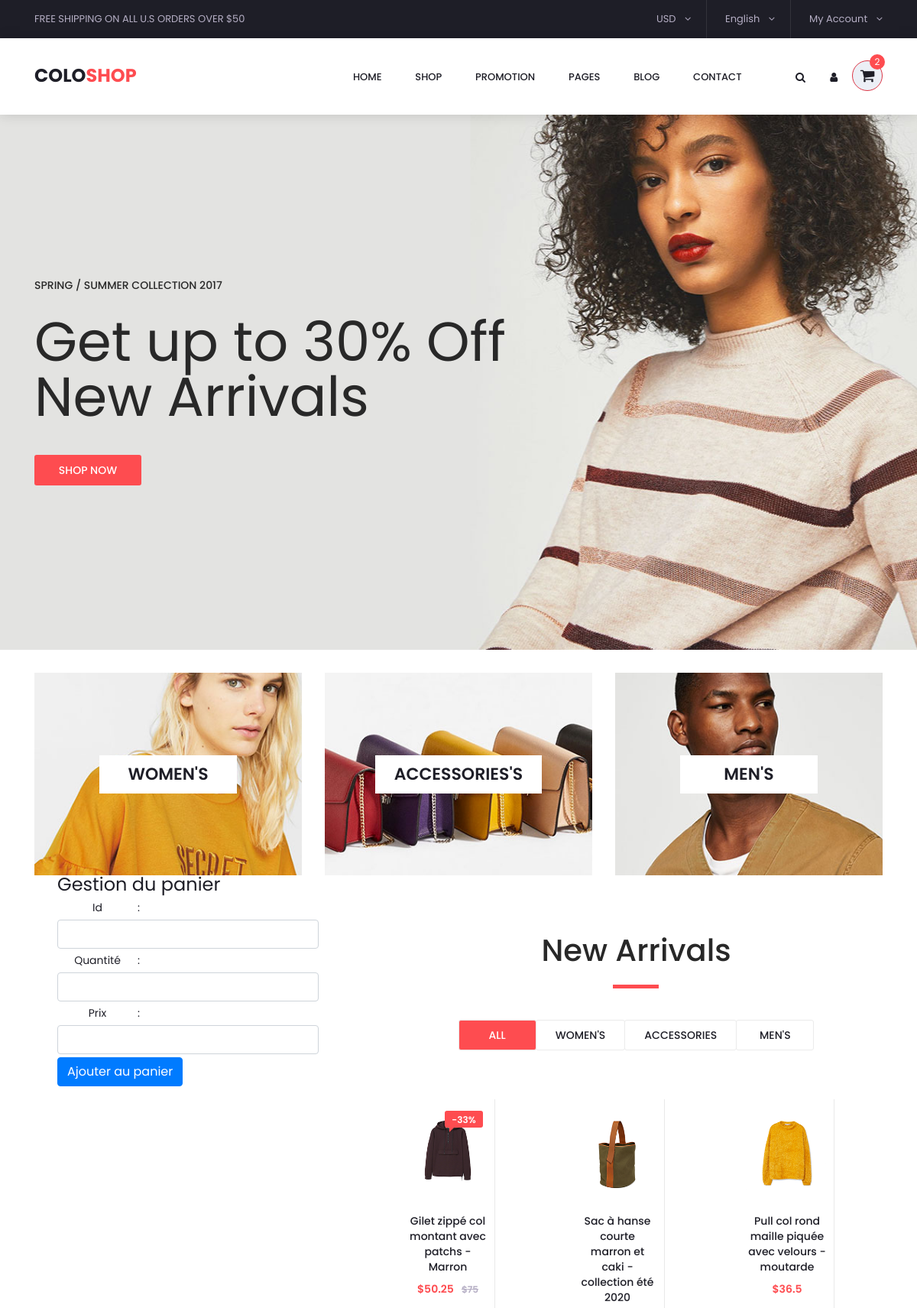
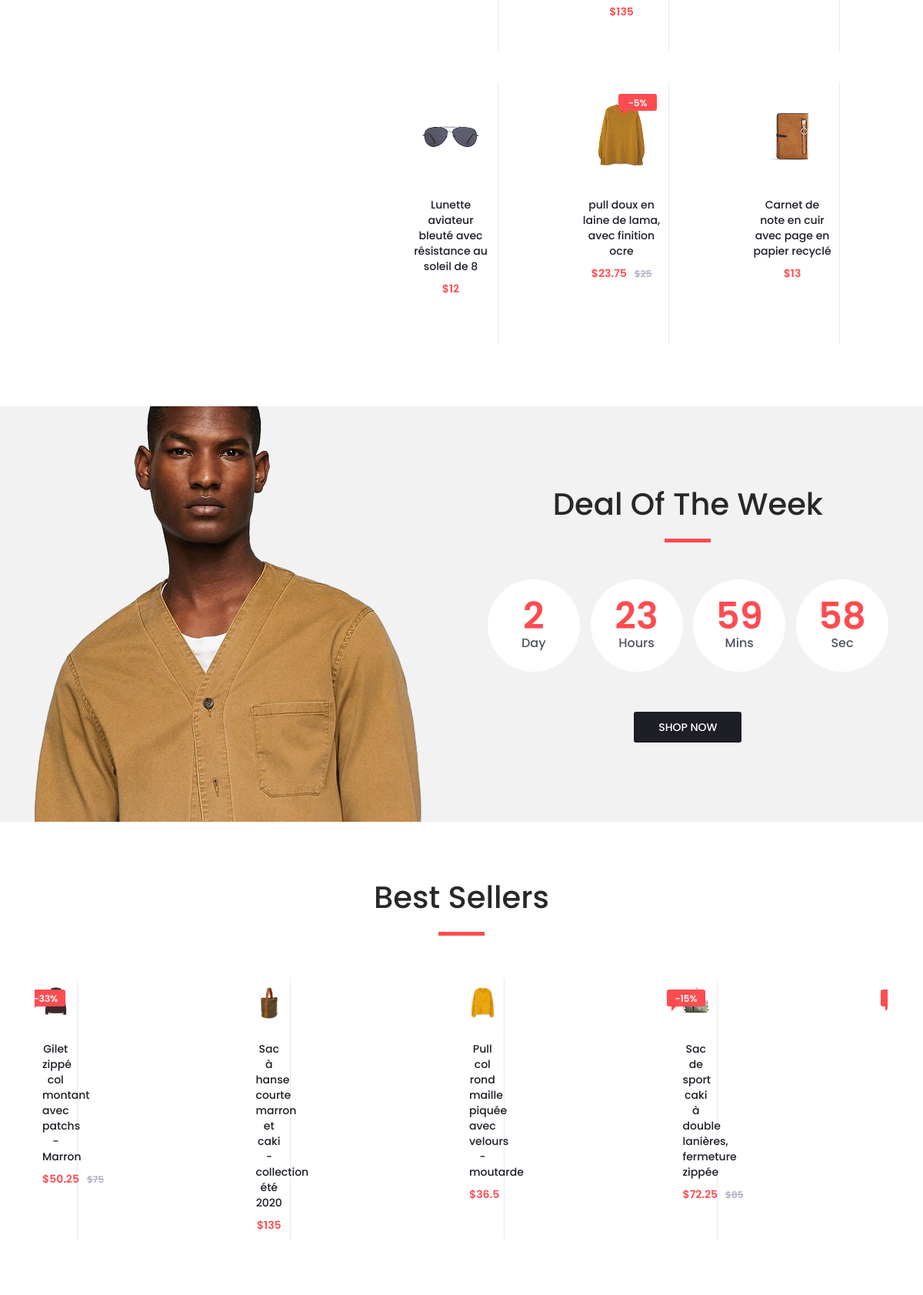
The page / (upper part) on the database its author committed (2 pictures, top to bottom).
### tables this page shows
CREATE TABLE IF NOT EXISTS `product` (
  `id` int(11) NOT NULL AUTO_INCREMENT,
  `name` varchar(255) NOT NULL,
  `price` double NOT NULL,
  `image` varchar(255) NOT NULL,
  `reduction` int(11) DEFAULT NULL,
  `genre` varchar(255) NOT NULL,
  PRIMARY KEY (`id`)
);

### test.php (the view, shortened to what this page needs)
<?php
function ShowProduct($BestSellers)
{
    $mysqli = new mysqli('localhost', 'root', '', 'e-boutique');
    $mysqli->set_charset("utf8");
    $requete = 'SELECT * FROM product';
    $resultat = $mysqli->query($requete);
    while ($product = $resultat->fetch_assoc()) {
?>
        <?php if ($BestSellers == "slider") { ?>
           <div class="owl-item product_slider_item">
            <div class="product-item">
            <div class="product discount">
                <div class="product_image">
                    <?php echo '<img src="images/' . $product['image'] . '" alt=' . $product['image'] . '>'; ?>
                </div>
                <?php if (is_null($product['reduction']) || $product['reduction'] == 0) {
                    echo '<div class="favorite favorite_right"></div>'; ?>
                    <div class="product_info">
                        <h6 class="product_name"><a href="single.php"> <?php echo $product['name']; ?> </a></h6>
                        <div class="product_price">
                            <?php
                            echo '$' . $product['price'];
                            ?>
                        </div>
                    </div>
                <?php } else {
                    echo '<div class="favorite favorite_left"></div>';
                    echo '<div class="product_bubble product_bubble_right product_bubble_red d-flex flex-column align-items-center">
            <span>-' . $product['reduction'] . '%</span></div>'; ?>
                    <div class="product_info">
                        <h6 class="product_name"><a href="single.php"> <?php echo $product['name']; ?> </a></h6>
                        <div class="product_price">
                            <?php
                            echo '$' . ($product['price'] * (1 - $product['reduction'] / 100)) . '<span>$' . $product['price'] . '</span>';
                            ?>
                        </div>
                    </div>
                <?php
                }
                ?>
            </div>
            <div class="red_button add_to_cart_button"><a href="#" onclick="">add to cart</a></div>
            </div>
        <?php echo '</div>';
        } else { ?>
            <?php echo '<div class="product-item ' . $product['genre'] . '">'; ?>
            <div class="product discount product_filter">
                <div class="product_image">
                    <?php echo '<img src="images/' . $product['image'] . '" alt=' . $product['image'] . '>'; ?>
                </div>
                <?php if (is_null($product['reduction']) || $product['reduction'] == 0) {
                    echo '<div class="favorite favorite_right"></div>'; ?>
                    <div class="product_info">
                        <h6 class="product_name"><a href="single.php"> <?php echo $product['name']; ?> </a></h6>
                        <div class="product_price">
                            <?php
                            echo '$' . $product['price'];
                            ?>
                        </div>
                    </div>
                <?php } else {
                    echo '<div class="product_bubble product_bubble_right product_bubble_red d-flex flex-column align-items-center">
                        <span>-' . $product['reduction'] . '%</span></div>'; ?>
                    <div class="product_info">
                        <h6 class="product_name"><a href="single.php"> <?php echo $product['name']; ?> </a></h6>
                        <div class="product_price">
                            <?php
                            echo '$' . ($product['price'] * (1 - $product['reduction'] / 100)) . '<span>$' . $product['price'] . '</span>';
                            ?>
                        </div>
                    </div>
                <?php
                }
                ?>
            </div>
            </div>
        <?php
        }
        ?>
<?php
    }
}
?>

### index.php (shortened to what this page needs)
<?php session_start();
include_once("test.php");
?>
<!DOCTYPE html>
<html lang="en">
<head>
	<link rel="stylesheet" href="https://maxcdn.bootstrapcdn.com/bootstrap/4.0.0/css/bootstrap.min.css">
	<link href="plugins/font-awesome-4.7.0/css/font-awesome.min.css" rel="stylesheet" type="text/css">
	<link rel="stylesheet" type="text/css" href="plugins/OwlCarousel2-2.2.1/owl.carousel.css">
	<link rel="stylesheet" type="text/css" href="plugins/OwlCarousel2-2.2.1/owl.theme.default.css">
	<link rel="stylesheet" type="text/css" href="plugins/OwlCarousel2-2.2.1/animate.css">
	<link rel="stylesheet" type="text/css" href="styles/main_styles.css">
	<link rel="stylesheet" type="text/css" href="styles/responsive.css">
</head>
<body>
	<div class="super_container">
		<header class="header trans_300">
			<div class="top_nav">
				<div class="container">
					<div class="row">
						<div class="col-md-6">
							<div class="top_nav_left">free shipping on all u.s orders over $50</div>
						</div>
						<div class="col-md-6 text-right">
							<div class="top_nav_right">
								<ul class="top_nav_menu">
									<li class="currency">
										<a href="#">
											usd
											<i class="fa fa-angle-down"></i>
										</a>
									</li>
									<li class="language">
										<a href="#">
											English
											<i class="fa fa-angle-down"></i>
										</a>
									</li>
									<li class="account">
										<a href="#">
											My Account
											<i class="fa fa-angle-down"></i>
										</a>
									</li>
								</ul>
							</div>
						</div>
					</div>
				</div>
			</div>
			<div class="main_nav_container">
				<div class="container">
					<div class="row">
						<div class="col-lg-12 text-right">
							<div class="logo_container">
								<a href="index.php">colo<span>shop</span></a>
							</div>
							<nav class="navbar">
								<ul class="navbar_menu">
									<li><a href="#">home</a></li>
									<li><a href="#">shop</a></li>
									<li><a href="#">promotion</a></li>
									<li><a href="#">pages</a></li>
									<li><a href="#">blog</a></li>
									<li><a href="contact.php">contact</a></li>
								</ul>
								<ul class="navbar_user">
									<li><a href="#"><i class="fa fa-search" aria-hidden="true"></i></a></li>
									<li><a href="#"><i class="fa fa-user" aria-hidden="true"></i></a></li>
									<li class="checkout">
										<a id="panierIcon" class="btn btn-lg btn-danger popover-dismiss" type="button" onclick="updatePanier()" data-toggle="collapse in" title="Voici votre panier" data-placement="bottom" data-html="true" data-content="
										<div id='panier-content'>
											<img src='images/product_4.png'> And here's some amazing content. It's very engaging. Right?
											</br> </br>
											<section class='container'>
												<article class='well form-inline pull-left col-lg-5'>
													<table id='tableau' class='table'>
														<thead>
															<tr>
																<th>Code</th>
																<th>Qte</th>
																<th>Prix unitaire</th>
																<th>Prix de la ligne</th>
																<th>Supprimer</th>
															</tr>
														</thead>
													</table>
													<br><label>total</label> : <label id='prixTotal'></label>
													<label id='nbreLignes' hidden>0</label>
												</article>
											</section>
										</div>
										">
											<i class="fa fa-shopping-cart" aria-hidden="true"></i>
											<span id="checkout_items" class="checkout_items">2</span>
										</a>
									</li>
								</ul>
							</nav>
						</div>
					</div>
				</div>
			</div>
		</header>
		<div class="fs_menu_overlay"></div>
		<div class="main_slider" style="background-image:url(images/slider_1.jpg)">
			<div class="container fill_height">
				<div class="row align-items-center fill_height">
					<div class="col">
						<div class="main_slider_content">
							<h6>Spring / Summer Collection 2017</h6>
							<h1>Get up to 30% Off New Arrivals</h1>
							<div class="red_button shop_now_button"><a href="#">shop now</a></div>
						</div>
					</div>
				</div>
			</div>
		</div>
		<div class="banner">
			<div class="container">
				<div class="row">
					<div class="col-md-4">
						<div class="banner_item align-items-center" style="background-image:url(images/banner_1.jpg)">
							<div class="banner_category">
								<a href="categories.php">women's</a>
							</div>
						</div>
					</div>
					<div class="col-md-4">
						<div class="banner_item align-items-center" style="background-image:url(images/banner_2.jpg)">
							<div class="banner_category">
								<a href="categories.php">accessories's</a>
							</div>
						</div>
					</div>
					<div class="col-md-4">
						<div class="banner_item align-items-center" style="background-image:url(images/banner_3.jpg)">
							<div class="banner_category">
								<a href="categories.php">men's</a>
							</div>
						</div>
					</div>
				</div>
			</div>
		</div>
		<div class="new_arrivals">
			<div class="container">
				<section class='container'>
					<article class='well form-inline pull-left col-lg-5'>
						<legend>Gestion du panier</legend>
						<label class='col-lg-3'>Id</label> : <input type='number' id='id' class='input-sm form-control'></input><br><br>
						<label class='col-lg-3'>Quantité</label> : <input type='number' id='qte' class='input-sm form-control'></input><br><br>
						<label class='col-lg-3'>Prix</label> : <input type='number' id='prix' class='input-sm form-control'></input><br><br>
						<button class='btn btn-primary' type='submit' onclick='ajouter()'><span class='glyphicon glyphicon-shopping-cart'></span> Ajouter au panier</button>
					</article>
				</section>
				<div class="row">
					<div class="col text-center">
						<div class="section_title new_arrivals_title">
							<h2>New Arrivals</h2>
						</div>
					</div>
				</div>
				<div class="row align-items-center">
					<div class="col text-center">
						<div class="new_arrivals_sorting">
							<ul class="arrivals_grid_sorting clearfix button-group filters-button-group">
								<li class="grid_sorting_button button d-flex flex-column justify-content-center align-items-center active is-checked" data-filter="*">all</li>
								<li class="grid_sorting_button button d-flex flex-column justify-content-center align-items-center" data-filter=".women">women's</li>
								<li class="grid_sorting_button button d-flex flex-column justify-content-center align-items-center" data-filter=".accessories">accessories</li>
								<li class="grid_sorting_button button d-flex flex-column justify-content-center align-items-center" data-filter=".men">men's</li>
							</ul>
						</div>
					</div>
				</div>
				<div class="row">
					<div class="col">
						<div class="product-grid" data-isotope='{ "itemSelector": ".product-item", "layoutMode": "fitRows" }'>
							<?php ShowProduct("arrivals"); ?>
						</div>
					</div>
				</div>
			</div>
		</div>
		<div class="deal_ofthe_week">
			<div class="container">
				<div class="row align-items-center">
					<div class="col-lg-6">
						<div class="deal_ofthe_week_img">
							<img src="images/deal_ofthe_week.png" alt="">
						</div>
					</div>
					<div class="col-lg-6 text-right deal_ofthe_week_col">
						<div class="deal_ofthe_week_content d-flex flex-column align-items-center float-right">
							<div class="section_title">
								<h2>Deal Of The Week</h2>
							</div>
							<ul class="timer">
								<li class="d-inline-flex flex-column justify-content-center align-items-center">
									<div id="day" class="timer_num">03</div>
									<div class="timer_unit">Day</div>
								</li>
								<li class="d-inline-flex flex-column justify-content-center align-items-center">
									<div id="hour" class="timer_num">15</div>
									<div class="timer_unit">Hours</div>
								</li>
								<li class="d-inline-flex flex-column justify-content-center align-items-center">
									<div id="minute" class="timer_num">45</div>
									<div class="timer_unit">Mins</div>
								</li>
								<li class="d-inline-flex flex-column justify-content-center align-items-center">
									<div id="second" class="timer_num">23</div>
									<div class="timer_unit">Sec</div>
								</li>
							</ul>
							<div class="red_button deal_ofthe_week_button"><a href="#">shop now</a></div>
						</div>
					</div>
				</div>
			</div>
		</div>
		<div class="best_sellers">
			<div class="container">
				<div class="row">
					<div class="col text-center">
						<div class="section_title new_arrivals_title">
							<h2>Best Sellers</h2>
						</div>
					</div>
				</div>
				<div class="row">
					<div class="col">
						<div class="product_slider_container">
							<div class="owl-carousel owl-theme product_slider">
								<?php ShowProduct("silder"); ?>
							</div>
						</div>
					</div>
				</div>
			</div>
		</div>
	</div>
</body>
</html>

### rows shown on the page
product: image (picture), reduction "33", name "Gilet zippé col montant avec patchs - Marron", $product['price'] * (1 - $product['reduction'] / 100) "50.25", price "75"
product: image (picture), name "Sac à hanse courte marron et caki - collection été 2020", price "135"
product: image (picture), name "Pull col rond maille piquée avec velours - moutarde", price "36.5"
product: image (picture), reduction "15", name "Sac de sport caki à double lanières, fermeture zippée", $product['price'] * (1 - $product['reduction'] / 100) "72.25", price "85"
product: image (picture), name "Lunette aviateur bleuté avec résistance au soleil de 8", price "12"
product: image (picture), reduction "5", name "pull doux en laine de lama, avec finition ocre", $product['price'] * (1 - $product['reduction'] / 100) "23.75", price "25"
product: image (picture), name "Carnet de note en cuir avec page en papier recyclé", price "13"
product: image (picture)
